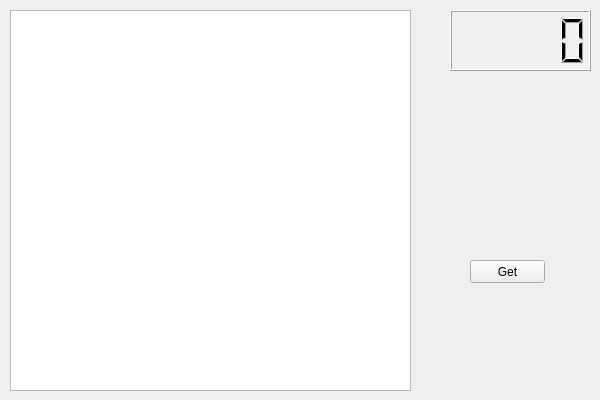
<?xml version="1.0" encoding="UTF-8"?>
<ui version="4.0">
 <class>Test_TreeClass</class>
 <widget class="QMainWindow" name="Test_TreeClass">
  <property name="geometry">
   <rect>
    <x>0</x>
    <y>0</y>
    <width>600</width>
    <height>400</height>
   </rect>
  </property>
  <property name="windowTitle">
   <string>Test_Tree</string>
  </property>
  <widget class="QWidget" name="centralWidget">
   <widget class="QPushButton" name="btnGet">
    <property name="geometry">
     <rect>
      <x>470</x>
      <y>260</y>
      <width>75</width>
      <height>23</height>
     </rect>
    </property>
    <property name="text">
     <string>Get</string>
    </property>
   </widget>
   <widget class="QTreeView" name="treView">
    <property name="geometry">
     <rect>
      <x>10</x>
      <y>10</y>
      <width>401</width>
      <height>381</height>
     </rect>
    </property>
    <property name="editTriggers">
     <set>QAbstractItemView::NoEditTriggers</set>
    </property>
    <property name="selectionMode">
     <enum>QAbstractItemView::SingleSelection</enum>
    </property>
    <property name="selectionBehavior">
     <enum>QAbstractItemView::SelectItems</enum>
    </property>
    <property name="autoExpandDelay">
     <number>1</number>
    </property>
    <property name="headerHidden">
     <bool>true</bool>
    </property>
   </widget>
   <widget class="QLCDNumber" name="lcdTimer">
    <property name="geometry">
     <rect>
      <x>450</x>
      <y>10</y>
      <width>141</width>
      <height>61</height>
     </rect>
    </property>
   </widget>
  </widget>
 </widget>
 <layoutdefault spacing="6" margin="11"/>
 <resources>
  <include location="Test_Tree.qrc"/>
 </resources>
 <connections/>
</ui>
